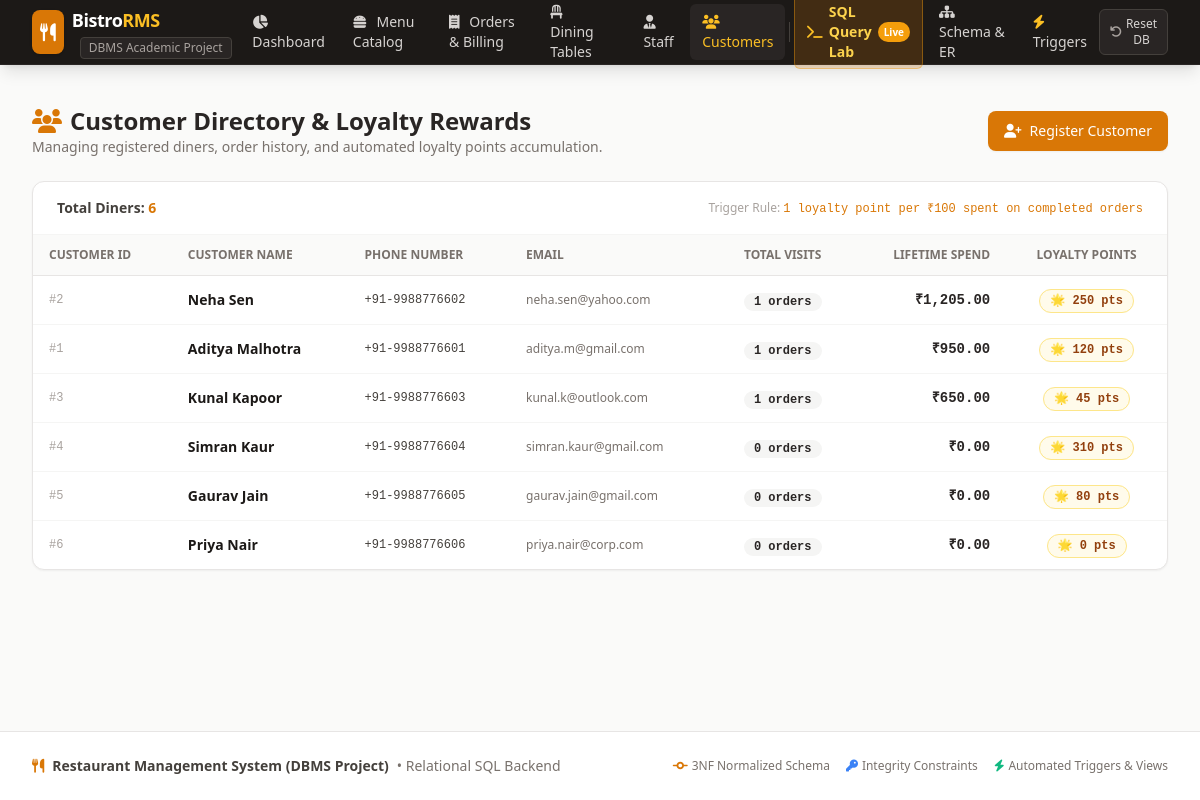
Page /customers on the committed database.
### tables this page shows
CREATE TABLE customers (
    customer_id INTEGER PRIMARY KEY AUTOINCREMENT,
    name VARCHAR(100) NOT NULL,
    phone VARCHAR(20) UNIQUE NOT NULL,
    email VARCHAR(100),
    loyalty_points INTEGER CHECK(loyalty_points >= 0) DEFAULT 0,
    registered_at TIMESTAMP DEFAULT CURRENT_TIMESTAMP
);

### app.py (the view)
@app.route('/customers')
def customers():
    customer_list = database.query_all("""
        SELECT
            c.*,
            COUNT(o.order_id) AS total_visits,
            COALESCE(SUM(o.total_amount), 0.0) AS total_spend
        FROM customers c
        LEFT JOIN orders o ON c.customer_id = o.customer_id AND o.payment_status = 'Paid'
        GROUP BY c.customer_id
        ORDER BY total_spend DESC;
    """)
    return render_template('customers.html', customers=customer_list)

### database.py (called while the page is built)
def get_connection():
    conn = sqlite3.connect(DB_PATH)
    conn.execute("PRAGMA foreign_keys = ON;")
    conn.row_factory = sqlite3.Row
    return conn

def query_all(query, params=()):
    conn = get_connection()
    cursor = conn.cursor()
    cursor.execute(query, params)
    rows = [dict(row) for row in cursor.fetchall()]
    conn.close()
    return rows

### templates/customers.html (shortened to what this page needs)
{% extends "base.html" %}
{% block content %}
<div class="space-y-6">
    <div class="flex flex-col sm:flex-row sm:items-center justify-between gap-4">
        <div>
            <h1 class="text-2xl font-bold text-stone-800 flex items-center space-x-2">
                <i class="fa-solid fa-users text-amber-600"></i>
                <span>Customer Directory & Loyalty Rewards</span>
            </h1>
            <p class="text-stone-500 text-sm">Managing registered diners, order history, and automated loyalty points accumulation.</p>
        </div>
        <button onclick="openAddCustomerModal()" class="px-4 py-2.5 bg-amber-600 hover:bg-amber-700 text-white rounded-lg font-medium text-sm shadow-sm transition flex items-center space-x-2 self-start sm:self-auto">
            <i class="fa-solid fa-user-plus"></i>
            <span>Register Customer</span>
        </button>
    </div>
    <div class="bg-white rounded-xl border border-stone-200 shadow-sm overflow-hidden">
        <div class="px-6 py-4 border-b border-stone-100 flex items-center justify-between">
            <span class="text-sm font-semibold text-stone-700">Total Diners: <span class="text-amber-600 font-bold">{{ customers|length }}</span></span>
            <span class="text-xs text-stone-400">Trigger Rule: <code class="text-amber-600">1 loyalty point per ₹100 spent on completed orders</code></span>
        </div>
        <div class="overflow-x-auto">
            <table class="w-full text-left text-sm">
                <thead>
                    <tr class="bg-stone-50 text-xs font-semibold text-stone-500 uppercase border-b border-stone-200">
                        <th class="py-3 px-4">Customer ID</th>
                        <th class="py-3 px-4">Customer Name</th>
                        <th class="py-3 px-4">Phone Number</th>
                        <th class="py-3 px-4">Email</th>
                        <th class="py-3 px-4 text-center">Total Visits</th>
                        <th class="py-3 px-4 text-right">Lifetime Spend</th>
                        <th class="py-3 px-4 text-center">Loyalty Points</th>
                    </tr>
                </thead>
                <tbody class="divide-y divide-stone-100">
                    {% for c in customers %}
                    <tr class="hover:bg-stone-50 transition">
                        <td class="py-3.5 px-4 font-mono text-stone-400 text-xs">#{{ c.customer_id }}</td>
                        <td class="py-3.5 px-4 font-semibold text-stone-900">{{ c.name }}</td>
                        <td class="py-3.5 px-4 font-mono text-xs text-stone-700">{{ c.phone }}</td>
                        <td class="py-3.5 px-4 text-xs text-stone-500">{{ c.email or 'N/A' }}</td>
                        <td class="py-3.5 px-4 text-center">
                            <span class="px-2.5 py-0.5 bg-stone-100 text-stone-800 rounded-full text-xs font-semibold font-mono">{{ c.total_visits }} orders</span>
                        </td>
                        <td class="py-3.5 px-4 text-right font-mono font-bold text-stone-800">
                            ₹{{ "{:,.2f}".format(c.total_spend) }}
                        </td>
                        <td class="py-3.5 px-4 text-center font-mono">
                            <span class="px-2.5 py-1 bg-amber-50 text-amber-800 border border-amber-200 rounded-full text-xs font-bold">
                                🌟 {{ c.loyalty_points }} pts
                            </span>
                        </td>
                    </tr>
                    {% endfor %}
                </tbody>
            </table>
        </div>
    </div>
</div>
{% endblock %}

### rows in the picture
customers: customer_id "2", name "Neha Sen", phone "+91-9988776602", email "neha.sen@yahoo.com", total_visits "1", total_spend "1,205.00", loyalty_points "250"
customers: customer_id "1", name "Aditya Malhotra", phone "+91-9988776601", email "aditya.m@gmail.com", total_visits "1", total_spend "950.00", loyalty_points "120"
customers: customer_id "3", name "Kunal Kapoor", phone "+91-9988776603", email "kunal.k@outlook.com", total_visits "1", total_spend "650.00", loyalty_points "45"
customers: customer_id "4", name "Simran Kaur", phone "+91-9988776604", email "simran.kaur@gmail.com", total_visits "0", total_spend "0.00", loyalty_points "310"
customers: customer_id "5", name "Gaurav Jain", phone "+91-9988776605", email "gaurav.jain@gmail.com", total_visits "0", total_spend "0.00", loyalty_points "80"
customers: customer_id "6", name "Priya Nair", phone "+91-9988776606", email "priya.nair@corp.com", total_visits "0", total_spend "0.00", loyalty_points "0"

### other values in the picture
{{ customers|length }} "6"
